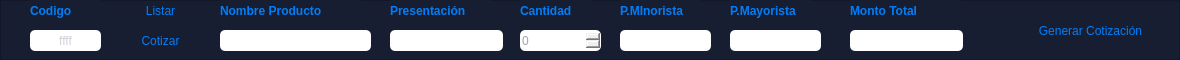
                  <widget class="QFrame" name="frame_26">
                   <property name="minimumSize">
                    <size>
                     <width>0</width>
                     <height>57</height>
                    </size>
                   </property>
                   <property name="maximumSize">
                    <size>
                     <width>16777215</width>
                     <height>70</height>
                    </size>
                   </property>
                   <property name="styleSheet">
                    <string notr="true">QPushButton{
border-top-left-radius:20p;
color: rgb(0,126,249);
font: 77 10pt &quot;Gadugi&quot;;

border-radius: 5px;


}

QPushButton:hover{

background-color: qlineargradient(spread:pad, x1:0, y1:0.505682, x2:1, y2:0.477, stop:0 rgba(11, 131, 120, 219), stop:1 rgba(85, 98, 112, 226));


}
QFrame{
background-color: rgb(24, 30, 50);
}
QLabel{
color: rgb(0,126,249);
}
QLineEdit{
font: 77 10pt &quot;Gadugi&quot;;
color: rgb(158, 161, 178);
border-radius: 5px;

}</string>
                   </property>
                   <property name="frameShape">
                    <enum>QFrame::StyledPanel</enum>
                   </property>
                   <property name="frameShadow">
                    <enum>QFrame::Raised</enum>
                   </property>
                   <widget class="QLabel" name="label_16">
                    <property name="geometry">
                     <rect>
                      <x>30</x>
                      <y>0</y>
                      <width>71</width>
                      <height>21</height>
                     </rect>
                    </property>
                    <property name="font">
                     <font>
                      <pointsize>9</pointsize>
                      <weight>75</weight>
                      <bold>true</bold>
                     </font>
                    </property>
                    <property name="text">
                     <string>Codigo</string>
                    </property>
                   </widget>
                   <widget class="QLineEdit" name="cod_bus">
                    <property name="geometry">
                     <rect>
                      <x>30</x>
                      <y>30</y>
                      <width>71</width>
                      <height>21</height>
                     </rect>
                    </property>
                    <property name="text">
                     <string/>
                    </property>
                    <property name="alignment">
                     <set>Qt::AlignCenter</set>
                    </property>
                    <property name="placeholderText">
                     <string>ffff</string>
                    </property>
                   </widget>
                   <widget class="QLineEdit" name="nom_pro">
                    <property name="geometry">
                     <rect>
                      <x>220</x>
                      <y>30</y>
                      <width>151</width>
                      <height>21</height>
                     </rect>
                    </property>
                    <property name="text">
                     <string/>
                    </property>
                    <property name="readOnly">
                     <bool>true</bool>
                    </property>
                   </widget>
                   <widget class="QLabel" name="label_17">
                    <property name="geometry">
                     <rect>
                      <x>220</x>
                      <y>0</y>
                      <width>141</width>
                      <height>21</height>
                     </rect>
                    </property>
                    <property name="font">
                     <font>
                      <pointsize>9</pointsize>
                      <weight>75</weight>
                      <bold>true</bold>
                     </font>
                    </property>
                    <property name="text">
                     <string>Nombre Producto</string>
                    </property>
                   </widget>
                   <widget class="QLineEdit" name="Lab">
                    <property name="geometry">
                     <rect>
                      <x>390</x>
                      <y>30</y>
                      <width>113</width>
                      <height>21</height>
                     </rect>
                    </property>
                    <property name="text">
                     <string/>
                    </property>
                    <property name="readOnly">
                     <bool>true</bool>
                    </property>
                   </widget>
                   <widget class="QLabel" name="label_18">
                    <property name="geometry">
                     <rect>
                      <x>390</x>
                      <y>0</y>
                      <width>101</width>
                      <height>21</height>
                     </rect>
                    </property>
                    <property name="font">
                     <font>
                      <pointsize>9</pointsize>
                      <weight>75</weight>
                      <bold>true</bold>
                     </font>
                    </property>
                    <property name="text">
                     <string>Presentación</string>
                    </property>
                   </widget>
                   <widget class="QSpinBox" name="spinBox">
                    <property name="geometry">
                     <rect>
                      <x>520</x>
                      <y>30</y>
                      <width>81</width>
                      <height>21</height>
                     </rect>
                    </property>
                    <property name="styleSheet">
                     <string notr="true">font: 77 10pt &quot;Gadugi&quot;;
color: rgb(158, 161, 178);
border-radius: 5px;</string>
                    </property>
                   </widget>
                   <widget class="QLabel" name="label_19">
                    <property name="geometry">
                     <rect>
                      <x>520</x>
                      <y>0</y>
                      <width>71</width>
                      <height>21</height>
                     </rect>
                    </property>
                    <property name="font">
                     <font>
                      <pointsize>9</pointsize>
                      <weight>75</weight>
                      <bold>true</bold>
                     </font>
                    </property>
                    <property name="text">
                     <string>Cantidad</string>
                    </property>
                   </widget>
                   <widget class="QLineEdit" name="p_unit">
                    <property name="geometry">
                     <rect>
                      <x>620</x>
                      <y>30</y>
                      <width>91</width>
                      <height>21</height>
                     </rect>
                    </property>
                    <property name="text">
                     <string/>
                    </property>
                    <property name="readOnly">
                     <bool>true</bool>
                    </property>
                   </widget>
                   <widget class="QLabel" name="label_20">
                    <property name="geometry">
                     <rect>
                      <x>620</x>
                      <y>0</y>
                      <width>81</width>
                      <height>21</height>
                     </rect>
                    </property>
                    <property name="font">
                     <font>
                      <pointsize>9</pointsize>
                      <weight>75</weight>
                      <bold>true</bold>
                     </font>
                    </property>
                    <property name="text">
                     <string>P.MInorista</string>
                    </property>
                   </widget>
                   <widget class="QLineEdit" name="monto_t">
                    <property name="geometry">
                     <rect>
                      <x>850</x>
                      <y>30</y>
                      <width>113</width>
                      <height>21</height>
                     </rect>
                    </property>
                    <property name="text">
                     <string/>
                    </property>
                    <property name="readOnly">
                     <bool>true</bool>
                    </property>
                   </widget>
                   <widget class="QLabel" name="label_21">
                    <property name="geometry">
                     <rect>
                      <x>850</x>
                      <y>0</y>
                      <width>111</width>
                      <height>21</height>
                     </rect>
                    </property>
                    <property name="font">
                     <font>
                      <pointsize>9</pointsize>
                      <weight>75</weight>
                      <bold>true</bold>
                     </font>
                    </property>
                    <property name="text">
                     <string>Monto Total</string>
                    </property>
                   </widget>
                   <widget class="QPushButton" name="bot_agregar">
                    <property name="geometry">
                     <rect>
                      <x>110</x>
                      <y>30</y>
                      <width>101</width>
                      <height>21</height>
                     </rect>
                    </property>
                    <property name="styleSheet">
                     <string notr="true"/>
                    </property>
                    <property name="text">
                     <string>Cotizar</string>
                    </property>
                   </widget>
                   <widget class="QPushButton" name="bot_listar">
                    <property name="geometry">
                     <rect>
                      <x>110</x>
                      <y>0</y>
                      <width>101</width>
                      <height>21</height>
                     </rect>
                    </property>
                    <property name="styleSheet">
                     <string notr="true"/>
                    </property>
                    <property name="text">
                     <string>Listar</string>
                    </property>
                   </widget>
                   <widget class="QLineEdit" name="p_unit_2">
                    <property name="geometry">
                     <rect>
                      <x>730</x>
                      <y>30</y>
                      <width>91</width>
                      <height>21</height>
                     </rect>
                    </property>
                    <property name="text">
                     <string/>
                    </property>
                    <property name="readOnly">
                     <bool>true</bool>
                    </property>
                   </widget>
                   <widget class="QLabel" name="label_29">
                    <property name="geometry">
                     <rect>
                      <x>730</x>
                      <y>0</y>
                      <width>81</width>
                      <height>21</height>
                     </rect>
                    </property>
                    <property name="font">
                     <font>
                      <pointsize>9</pointsize>
                      <weight>75</weight>
                      <bold>true</bold>
                     </font>
                    </property>
                    <property name="text">
                     <string>P.Mayorista</string>
                    </property>
                   </widget>
                   <widget class="QPushButton" name="btn_reCotizar">
                    <property name="geometry">
                     <rect>
                      <x>1010</x>
                      <y>10</y>
                      <width>161</width>
                      <height>41</height>
                     </rect>
                    </property>
                    <property name="text">
                     <string>Generar Cotización</string>
                    </property>
                   </widget>
                  </widget>
